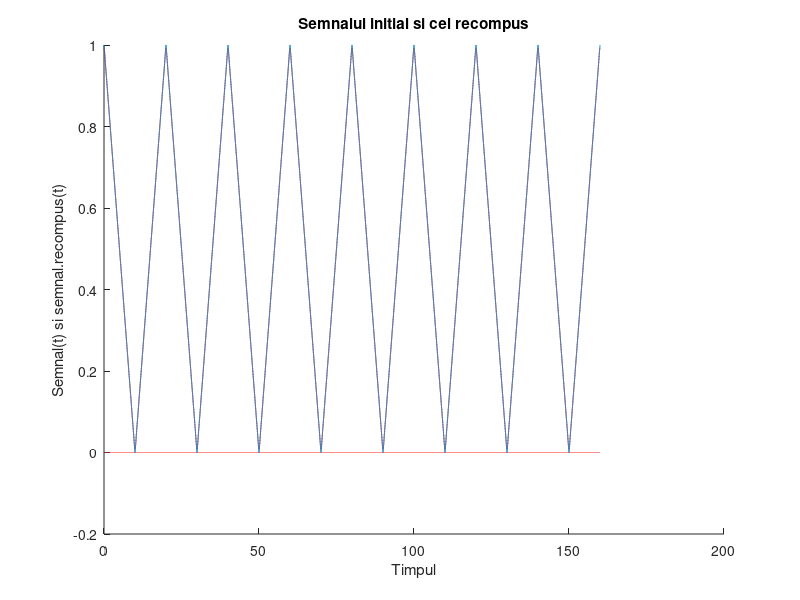
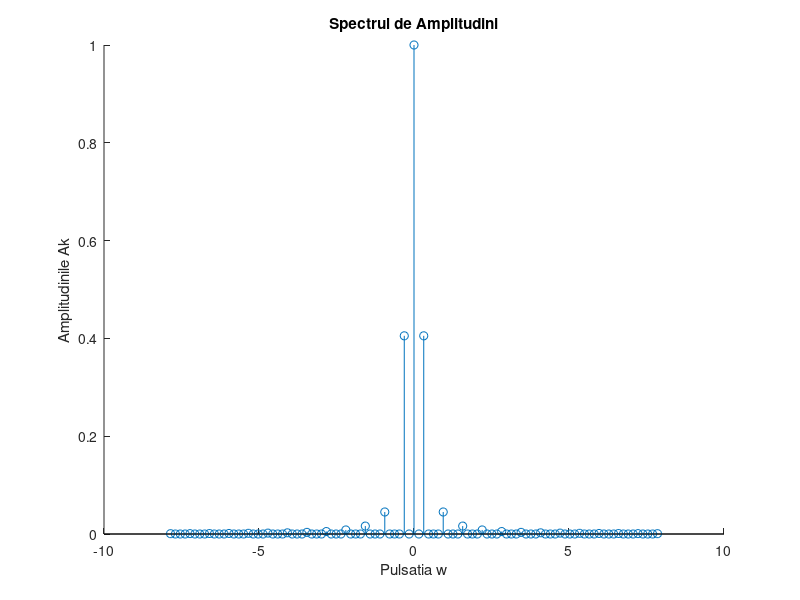

Write the MATLAB code that produced these figures, in order.
T=40;
f=1/T;
w=2*pi*f;
pas=T/10000;
t = 0:pas:4*T;
N=50;
s=abs(sawtooth(w*t,0.5));
%semnalul triunghiular s de perioada T*4
for n = -N:N
    C(n+N+1) = 1/T * integral(@(t)(abs(sawtooth(w*t,0.5))).*exp(-1j*n*w*t),0,T);
    %calculam coeficientii
end
sr = 0;
for n = -N:N
    sr = sr + C(n+N+1)*exp(1j*n*w*t);
    %reconstruim semnalul
end
figure(1);
hold on
plot(t,real(sr),'-.r',t,imag(sr),'-.r');
%afisam pe acelasi grafic semnalul s si semnalul refacut sr
plot(t,s);
%afisam amplitudinile
xlabel("Timpul");
ylabel("Semnal(t) si semnal.recompus(t)");
title("Semnalul initial si cel recompus")
hold off
figure(2);
hold on
stem((-N:N)*w,2*abs(C));
xlabel('Pulsatia w');
ylabel('Amplitudinile Ak');
title('Spectrul de Amplitudini');
hold off